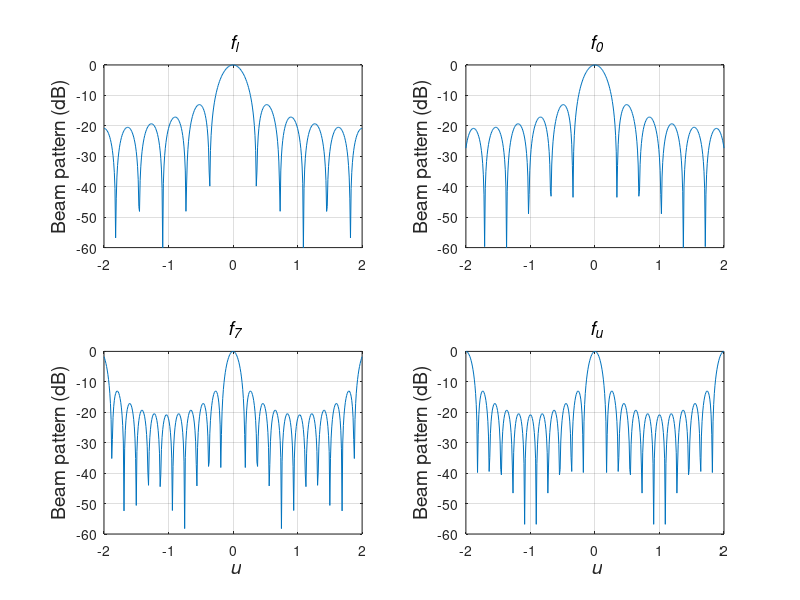

Write MATLAB code to recreate this figure.
%%%%%%%%%%%%%%%%%%%%%%%%%%%%%%%%%%%%%%%%%%%%%%%%%%%%%%%%%%%%%%%%%
% Figure 3.58
% Beam pattern:
% N=11, K=8, f1 and f7 plus endpoint references fl and fu
% Lillian Xiaolan Xu 4/13/99
% Updated by K. Bell 7/23/01, 9/30/01
% Function called: sinc
%%%%%%%%%%%%%%%%%%%%%%%%%%%%%%%%%%%%%%%%%%%%%%%%%%%%%%%%%%%%%%%%%

%%%%%%%%%%%%%%%%%%%%%%%%%%%%%%%%%%%%%%%
%           Harmonic nesting          %
%%%%%%%%%%%%%%%%%%%%%%%%%%%%%%%%%%%%%%%

clear all
close all

u=-2:0.01:2;

K=8;
f1=4000;
f2=8000;
f_set=[f1 f1+(f2-f1)/2/K f2-(f2-f1)/2/K f2];
c=335.28;
lam2=c/f2;
N=11;
Na=1; % The number of harmonic nesting structure
d(1)=lam2/2;
n=[-(N-1)/2:(N-1)/2]';
%-------------------------------------------
%-------------------------------------------
for na=1:Na
    for nf=1:4
        f=f_set(na,nf);
        un=c*n/(f*d(na)*N);
        B=sinc(N*un/4)./sinc(un/4);%./sinc(un/4); % B is sinc(Nd/lambda(lower)*un)
        B_con=sinc(N*u/4)./sinc(u/4);
        w=0;
        for k=-(N-1)/2:(N-1)/2
            w=w+B(k+(N-1)/2+1)*exp(i*k*n*2*pi/N)/N;   
        end               % FIB weightings
        w=ones(N,1)/N;   % conventional weightings
        Beam((na-1)*(K+1)+nf,[1:size(u,2)])=w'*exp(i*2*pi*f/c*d(na)*n*u);
    end
end
figure
subplot(2,2,1)
plot(u,20*log10(abs(Beam(1,:))));
grid on
axis([-2 2 -60 0])
title('\it f_l','Fontsize',14)
%xlabel('\it u','Fontsize', 14)
ylabel('Beam pattern (dB)','Fontsize',14)

subplot(2,2,2)
plot(u,20*log10(abs(Beam(2,:))));
axis([-2 2 -60 0])
grid on
title('\it f_0','Fontsize',14)
%xlabel('\it u','Fontsize', 14)
ylabel('Beam pattern (dB)','Fontsize',14)

subplot(2,2,3)
plot(u,20*log10(abs(Beam(3,:))));
grid on
axis([-2 2 -60 0])
title('\it f_7','Fontsize',14)
xlabel('\it u','Fontsize', 14)
ylabel('Beam pattern (dB)','Fontsize',14)

subplot(2,2,4)
plot(u,20*log10(abs(Beam(4,:))));
axis([-2 2 -60 0])
grid on
title('\it f_u','Fontsize',14)
xlabel('\it u','Fontsize', 14)
ylabel('Beam pattern (dB)','Fontsize',14)
